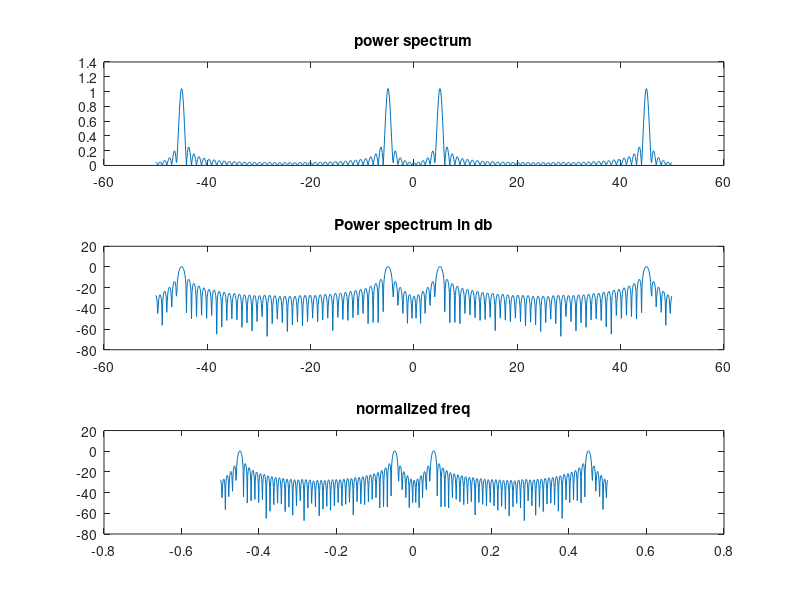
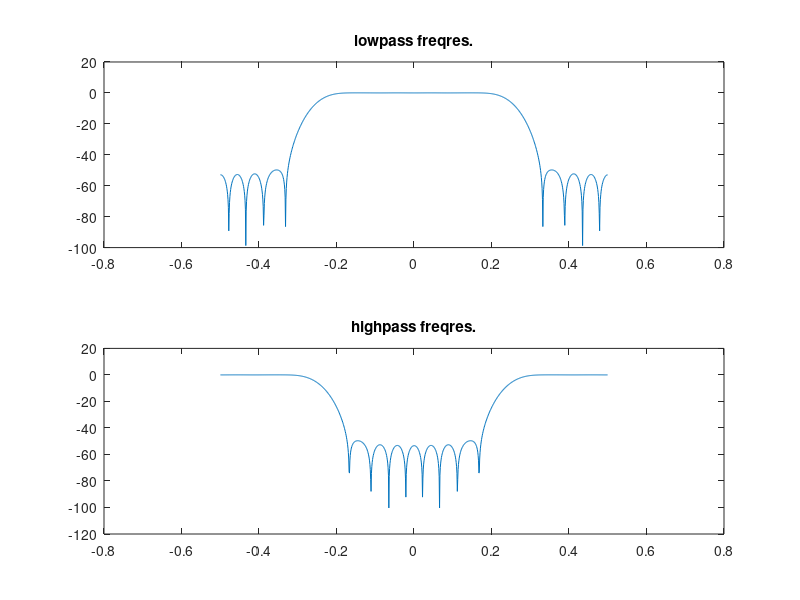
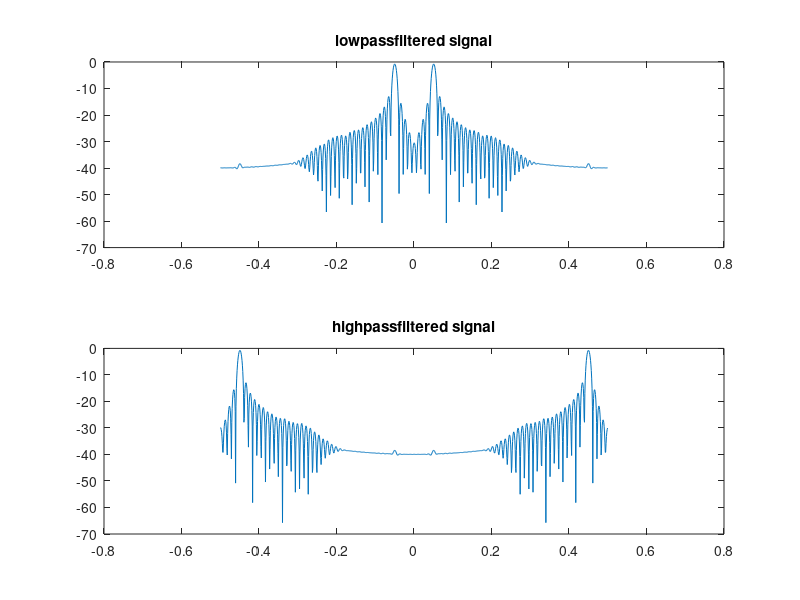
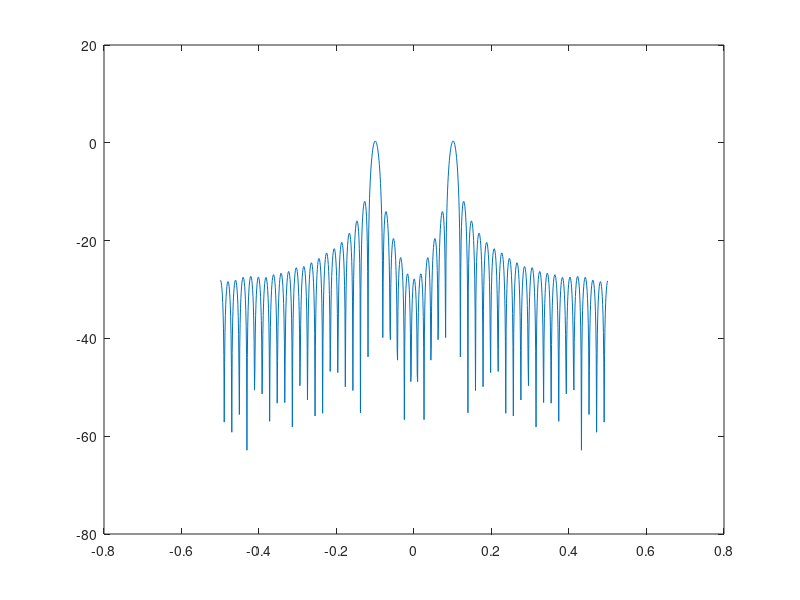

The MATLAB script that drew these images, in order:
fs = 100; %sampling frequency
f1 = 5; a1 = 0.02; %frequency and amplitude of signal component 1
f2 = 45; a2 = 0.02; %frequency and amplitude of signal component 2
n1 = 0.0002; %noise amplitude
t = 0:1/fs:1;
s = a1*cos( 2*pi*f1*t) + a2*cos( 2*pi*f2*t) + n1*randn( size( t) ); %signal

%------------------%
figure(1)
n = 1024;
%n=length(s); %length of N-point of the signal
X=fft(s,n); % n-point fft of the signal

Y=fftshift(X); %shifting the frequency from [0 : fs] to [-fs/2 : fs/2]
fshift =(-n/2:n/2-1)*(fs/n); %zero centered frequency range from -n/2 to n/2
P=abs(Y); %Power of signal (power spectrum)
subplot(3,1,1)
plot(fshift,P)
title('power spectrum')

%-----------decibel scale-----------%
Pdb=20*log10(P); %power in logaritmic scale
subplot(3,1,2)
plot(fshift,Pdb)
title('Power spectrum in db')


%-------noramlizing frequency-------%
if(mod(n,0)==0) %n=Nfft
    f = linspace( -0.5, 0.5-1/n, n); % if n is even
else
    f = linspace( -0.5+0.5/n, 0.5-0.5/n, n); % if n is odd
end

subplot(3,1,3)
plot(f,Pdb)
title('normalized freq')

%--------making filters with normalized freq-------%
figure(2)
A1 = fir1(22, 0.5, 'low');
A2 = fir1(22, 0.5, 'high');

XA1=fft(A1,n);
YA1=fftshift(XA1);
subplot(2,1,1)
plot(f,20*log10(abs(YA1))) %20log(abs(YA1)) is the power spectrum in decibel
title('lowpass freqres.')

XA2=fft(A2,n); 
YA2=fftshift(XA2);
subplot(2,1,2)
plot(f,20*log10(abs(YA2)))
title('highpass freqres.')

%--------filtering signal-------------%
figure(3)
YA1=filter(A1,1,s); %filtering signal with a A1(lowpassfilter);
subplot(2,1,1)
plot(f,20*log10(abs(fftshift(fft(YA1,n)))))
title('lowpassfiltered signal')

YA2=filter(A2,1,s);
subplot(2,1,2)
plot(f,20*log10(abs(fftshift(fft(YA2,n)))))
title('highpassfiltered signal')

%--------downsampling-----------%
figure(4)
ds=downsample(s,2);
plot(f,20*log10(abs(fftshift(fft(ds,n)))))
%when we downsample with 2 we remove every other stick in the signal s.
%So by downsampling with 2 we remove the stick that is zero
%if we downsample by 1, then we remove the amplitude of the signal and
%we get distortion of the signal.
%we get aliasing, the high freq. tops will then be left out and be included in the signale as 1-fs/2 















    
